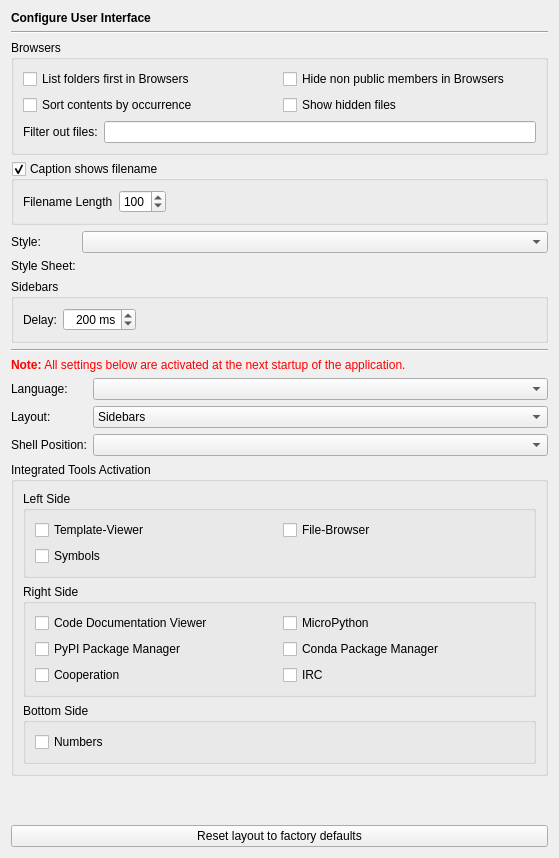
<?xml version="1.0" encoding="UTF-8"?>
<ui version="4.0">
 <class>InterfacePage</class>
 <widget class="QWidget" name="InterfacePage">
  <property name="geometry">
   <rect>
    <x>0</x>
    <y>0</y>
    <width>557</width>
    <height>858</height>
   </rect>
  </property>
  <layout class="QVBoxLayout" name="verticalLayout_2">
   <item>
    <widget class="QLabel" name="headerLabel">
     <property name="text">
      <string>&lt;b&gt;Configure User Interface&lt;/b&gt;</string>
     </property>
    </widget>
   </item>
   <item>
    <widget class="Line" name="line9">
     <property name="frameShape">
      <enum>QFrame::HLine</enum>
     </property>
     <property name="frameShadow">
      <enum>QFrame::Sunken</enum>
     </property>
     <property name="orientation">
      <enum>Qt::Horizontal</enum>
     </property>
    </widget>
   </item>
   <item>
    <widget class="QGroupBox" name="groupBox_4">
     <property name="title">
      <string>Browsers</string>
     </property>
     <layout class="QGridLayout" name="gridLayout_2">
      <item row="0" column="0">
       <widget class="QCheckBox" name="uiBrowsersListFoldersFirstCheckBox">
        <property name="toolTip">
         <string>Select, if folders should be listed first in the various browsers</string>
        </property>
        <property name="text">
         <string>List folders first in Browsers</string>
        </property>
       </widget>
      </item>
      <item row="0" column="1">
       <widget class="QCheckBox" name="uiBrowsersHideNonPublicCheckBox">
        <property name="toolTip">
         <string>Select to hide non public classes, methods and attributes in the browsers.</string>
        </property>
        <property name="text">
         <string>Hide non public members in Browsers</string>
        </property>
       </widget>
      </item>
      <item row="1" column="0">
       <widget class="QCheckBox" name="uiBrowsersSortByOccurrenceCheckBox">
        <property name="toolTip">
         <string>Select to sort file contents by occurrence</string>
        </property>
        <property name="text">
         <string>Sort contents by occurrence</string>
        </property>
       </widget>
      </item>
      <item row="1" column="1">
       <widget class="QCheckBox" name="uiBrowsersShowHiddenCheckBox">
        <property name="toolTip">
         <string>Select to show hidden files in the various browsers</string>
        </property>
        <property name="text">
         <string>Show hidden files</string>
        </property>
       </widget>
      </item>
      <item row="2" column="0" colspan="2">
       <layout class="QHBoxLayout" name="horizontalLayout_2">
        <item>
         <widget class="QLabel" name="label_4">
          <property name="text">
           <string>Filter out files:</string>
          </property>
         </widget>
        </item>
        <item>
         <widget class="QLineEdit" name="fileFiltersEdit">
          <property name="toolTip">
           <string>Enter wildcard file patterns separated by semicolon. Files matching these patterns will not be shown by the file browsers.</string>
          </property>
         </widget>
        </item>
       </layout>
      </item>
     </layout>
    </widget>
   </item>
   <item>
    <widget class="QGroupBox" name="uiCaptionShowsFilenameGroupBox">
     <property name="focusPolicy">
      <enum>Qt::StrongFocus</enum>
     </property>
     <property name="toolTip">
      <string>Select, if the caption of the main window should show the filename of the current editor</string>
     </property>
     <property name="title">
      <string>Caption shows filename</string>
     </property>
     <property name="checkable">
      <bool>true</bool>
     </property>
     <layout class="QHBoxLayout">
      <item>
       <widget class="QLabel" name="label">
        <property name="text">
         <string>Filename Length</string>
        </property>
       </widget>
      </item>
      <item>
       <widget class="QSpinBox" name="filenameLengthSpinBox">
        <property name="toolTip">
         <string>Enter the number of characters to be shown in the main window title.</string>
        </property>
        <property name="minimum">
         <number>10</number>
        </property>
        <property name="maximum">
         <number>999</number>
        </property>
        <property name="singleStep">
         <number>10</number>
        </property>
        <property name="value">
         <number>100</number>
        </property>
       </widget>
      </item>
      <item>
       <spacer>
        <property name="orientation">
         <enum>Qt::Horizontal</enum>
        </property>
        <property name="sizeHint" stdset="0">
         <size>
          <width>31</width>
          <height>23</height>
         </size>
        </property>
       </spacer>
      </item>
     </layout>
    </widget>
   </item>
   <item>
    <layout class="QGridLayout" name="gridLayout_3">
     <item row="0" column="0">
      <widget class="QLabel" name="label_2">
       <property name="text">
        <string>Style:</string>
       </property>
      </widget>
     </item>
     <item row="0" column="1">
      <widget class="QComboBox" name="styleComboBox">
       <property name="toolTip">
        <string>Select the interface style</string>
       </property>
      </widget>
     </item>
     <item row="1" column="0">
      <widget class="QLabel" name="label_3">
       <property name="text">
        <string>Style Sheet:</string>
       </property>
      </widget>
     </item>
     <item row="1" column="1">
      <widget class="E5PathPicker" name="styleSheetPicker" native="true">
       <property name="sizePolicy">
        <sizepolicy hsizetype="Expanding" vsizetype="Preferred">
         <horstretch>0</horstretch>
         <verstretch>0</verstretch>
        </sizepolicy>
       </property>
       <property name="focusPolicy">
        <enum>Qt::StrongFocus</enum>
       </property>
       <property name="toolTip">
        <string>Enter the path of the style sheet file</string>
       </property>
      </widget>
     </item>
    </layout>
   </item>
   <item>
    <widget class="QGroupBox" name="groupBox_8">
     <property name="title">
      <string>Sidebars</string>
     </property>
     <layout class="QHBoxLayout" name="horizontalLayout_3">
      <item>
       <widget class="QLabel" name="label_5">
        <property name="text">
         <string>Delay:</string>
        </property>
       </widget>
      </item>
      <item>
       <widget class="QSpinBox" name="delaySpinBox">
        <property name="alignment">
         <set>Qt::AlignRight|Qt::AlignTrailing|Qt::AlignVCenter</set>
        </property>
        <property name="suffix">
         <string> ms</string>
        </property>
        <property name="maximum">
         <number>2000</number>
        </property>
        <property name="singleStep">
         <number>100</number>
        </property>
        <property name="value">
         <number>200</number>
        </property>
       </widget>
      </item>
      <item>
       <spacer name="horizontalSpacer_2">
        <property name="orientation">
         <enum>Qt::Horizontal</enum>
        </property>
        <property name="sizeHint" stdset="0">
         <size>
          <width>396</width>
          <height>20</height>
         </size>
        </property>
       </spacer>
      </item>
     </layout>
    </widget>
   </item>
   <item>
    <widget class="Line" name="line9_2">
     <property name="frameShape">
      <enum>QFrame::HLine</enum>
     </property>
     <property name="frameShadow">
      <enum>QFrame::Sunken</enum>
     </property>
     <property name="orientation">
      <enum>Qt::Horizontal</enum>
     </property>
    </widget>
   </item>
   <item>
    <widget class="QLabel" name="TextLabel1_2_2_2">
     <property name="text">
      <string>&lt;font color=&quot;#FF0000&quot;&gt;&lt;b&gt;Note:&lt;/b&gt; All settings below are activated at the next startup of the application.&lt;/font&gt;</string>
     </property>
    </widget>
   </item>
   <item>
    <layout class="QGridLayout" name="gridLayout">
     <item row="0" column="0">
      <widget class="QLabel" name="languageLabel">
       <property name="sizePolicy">
        <sizepolicy hsizetype="Fixed" vsizetype="Preferred">
         <horstretch>0</horstretch>
         <verstretch>0</verstretch>
        </sizepolicy>
       </property>
       <property name="text">
        <string>Language:</string>
       </property>
       <property name="buddy">
        <cstring>languageComboBox</cstring>
       </property>
      </widget>
     </item>
     <item row="0" column="1">
      <widget class="QComboBox" name="languageComboBox">
       <property name="sizePolicy">
        <sizepolicy hsizetype="Expanding" vsizetype="Fixed">
         <horstretch>0</horstretch>
         <verstretch>0</verstretch>
        </sizepolicy>
       </property>
       <property name="toolTip">
        <string>Select the interface language.</string>
       </property>
       <property name="whatsThis">
        <string>The interface language can be selected from this list. If &quot;system&quot; is selected, the interface language is determined by the system. The selection of &quot;none&quot; means, that the default language will be used.</string>
       </property>
      </widget>
     </item>
     <item row="1" column="0">
      <widget class="QLabel" name="layoutLabel">
       <property name="text">
        <string>Layout:</string>
       </property>
      </widget>
     </item>
     <item row="1" column="1">
      <widget class="QComboBox" name="layoutComboBox">
       <property name="sizePolicy">
        <sizepolicy hsizetype="Expanding" vsizetype="Fixed">
         <horstretch>0</horstretch>
         <verstretch>0</verstretch>
        </sizepolicy>
       </property>
       <property name="toolTip">
        <string>Select the layout type.</string>
       </property>
       <item>
        <property name="text">
         <string>Sidebars</string>
        </property>
       </item>
       <item>
        <property name="text">
         <string>Toolboxes</string>
        </property>
       </item>
      </widget>
     </item>
     <item row="2" column="0">
      <widget class="QLabel" name="label_6">
       <property name="text">
        <string>Shell Position:</string>
       </property>
      </widget>
     </item>
     <item row="2" column="1">
      <widget class="QComboBox" name="shellPositionComboBox">
       <property name="toolTip">
        <string>Select the position for the Shell window</string>
       </property>
      </widget>
     </item>
    </layout>
   </item>
   <item>
    <widget class="QGroupBox" name="groupBox_3">
     <property name="title">
      <string>Integrated Tools Activation</string>
     </property>
     <layout class="QVBoxLayout" name="verticalLayout">
      <item>
       <widget class="QGroupBox" name="groupBox_10">
        <property name="title">
         <string>Left Side</string>
        </property>
        <layout class="QGridLayout" name="gridLayout_5">
         <item row="0" column="0">
          <widget class="QCheckBox" name="templateViewerCheckBox">
           <property name="toolTip">
            <string>Select to activate the Template viewer</string>
           </property>
           <property name="text">
            <string>Template-Viewer</string>
           </property>
          </widget>
         </item>
         <item row="0" column="1">
          <widget class="QCheckBox" name="fileBrowserCheckBox">
           <property name="toolTip">
            <string>Select to activate the File-Browser widget</string>
           </property>
           <property name="text">
            <string>File-Browser</string>
           </property>
          </widget>
         </item>
         <item row="1" column="0">
          <widget class="QCheckBox" name="symbolsCheckBox">
           <property name="toolTip">
            <string>Select to activate the Symbols widget</string>
           </property>
           <property name="text">
            <string>Symbols</string>
           </property>
          </widget>
         </item>
        </layout>
       </widget>
      </item>
      <item>
       <widget class="QGroupBox" name="groupBox_9">
        <property name="title">
         <string>Right Side</string>
        </property>
        <layout class="QGridLayout" name="gridLayout_4">
         <item row="0" column="0">
          <widget class="QCheckBox" name="codeDocumentationViewerCheckBox">
           <property name="toolTip">
            <string>Select to activate the Code Documentation Viewer</string>
           </property>
           <property name="text">
            <string>Code Documentation Viewer</string>
           </property>
          </widget>
         </item>
         <item row="1" column="0">
          <widget class="QCheckBox" name="pypiCheckBox">
           <property name="toolTip">
            <string>Select to activate the PyPI package manager widget</string>
           </property>
           <property name="text">
            <string>PyPI Package Manager</string>
           </property>
          </widget>
         </item>
         <item row="1" column="1">
          <widget class="QCheckBox" name="condaCheckBox">
           <property name="toolTip">
            <string>Select to activate the conda package manager widget</string>
           </property>
           <property name="text">
            <string>Conda Package Manager</string>
           </property>
          </widget>
         </item>
         <item row="2" column="0">
          <widget class="QCheckBox" name="cooperationCheckBox">
           <property name="toolTip">
            <string>Select to activate the Cooperation widget</string>
           </property>
           <property name="text">
            <string>Cooperation</string>
           </property>
          </widget>
         </item>
         <item row="2" column="1">
          <widget class="QCheckBox" name="ircCheckBox">
           <property name="toolTip">
            <string>Select to activate the IRC widget</string>
           </property>
           <property name="text">
            <string>IRC</string>
           </property>
          </widget>
         </item>
         <item row="0" column="1">
          <widget class="QCheckBox" name="microPythonCheckBox">
           <property name="toolTip">
            <string>Select to activate the MicroPython widget</string>
           </property>
           <property name="text">
            <string>MicroPython</string>
           </property>
          </widget>
         </item>
        </layout>
       </widget>
      </item>
      <item>
       <widget class="QGroupBox" name="groupBox_11">
        <property name="title">
         <string>Bottom Side</string>
        </property>
        <layout class="QGridLayout" name="gridLayout_6">
         <item row="0" column="0">
          <widget class="QCheckBox" name="numbersCheckBox">
           <property name="toolTip">
            <string>Select to activate the Numbers widget</string>
           </property>
           <property name="text">
            <string>Numbers</string>
           </property>
          </widget>
         </item>
        </layout>
       </widget>
      </item>
     </layout>
    </widget>
   </item>
   <item>
    <spacer>
     <property name="orientation">
      <enum>Qt::Vertical</enum>
     </property>
     <property name="sizeHint" stdset="0">
      <size>
       <width>537</width>
       <height>41</height>
      </size>
     </property>
    </spacer>
   </item>
   <item>
    <widget class="QPushButton" name="resetLayoutButton">
     <property name="text">
      <string>Reset layout to factory defaults</string>
     </property>
    </widget>
   </item>
  </layout>
 </widget>
 <customwidgets>
  <customwidget>
   <class>E5PathPicker</class>
   <extends>QWidget</extends>
   <header>E5Gui/E5PathPicker.h</header>
   <container>1</container>
  </customwidget>
 </customwidgets>
 <tabstops>
  <tabstop>uiBrowsersListFoldersFirstCheckBox</tabstop>
  <tabstop>uiBrowsersHideNonPublicCheckBox</tabstop>
  <tabstop>uiBrowsersSortByOccurrenceCheckBox</tabstop>
  <tabstop>uiBrowsersShowHiddenCheckBox</tabstop>
  <tabstop>fileFiltersEdit</tabstop>
  <tabstop>uiCaptionShowsFilenameGroupBox</tabstop>
  <tabstop>filenameLengthSpinBox</tabstop>
  <tabstop>styleComboBox</tabstop>
  <tabstop>styleSheetPicker</tabstop>
  <tabstop>delaySpinBox</tabstop>
  <tabstop>languageComboBox</tabstop>
  <tabstop>layoutComboBox</tabstop>
  <tabstop>shellPositionComboBox</tabstop>
  <tabstop>templateViewerCheckBox</tabstop>
  <tabstop>fileBrowserCheckBox</tabstop>
  <tabstop>symbolsCheckBox</tabstop>
  <tabstop>codeDocumentationViewerCheckBox</tabstop>
  <tabstop>microPythonCheckBox</tabstop>
  <tabstop>pypiCheckBox</tabstop>
  <tabstop>condaCheckBox</tabstop>
  <tabstop>cooperationCheckBox</tabstop>
  <tabstop>ircCheckBox</tabstop>
  <tabstop>numbersCheckBox</tabstop>
  <tabstop>resetLayoutButton</tabstop>
 </tabstops>
 <resources/>
 <connections/>
</ui>
